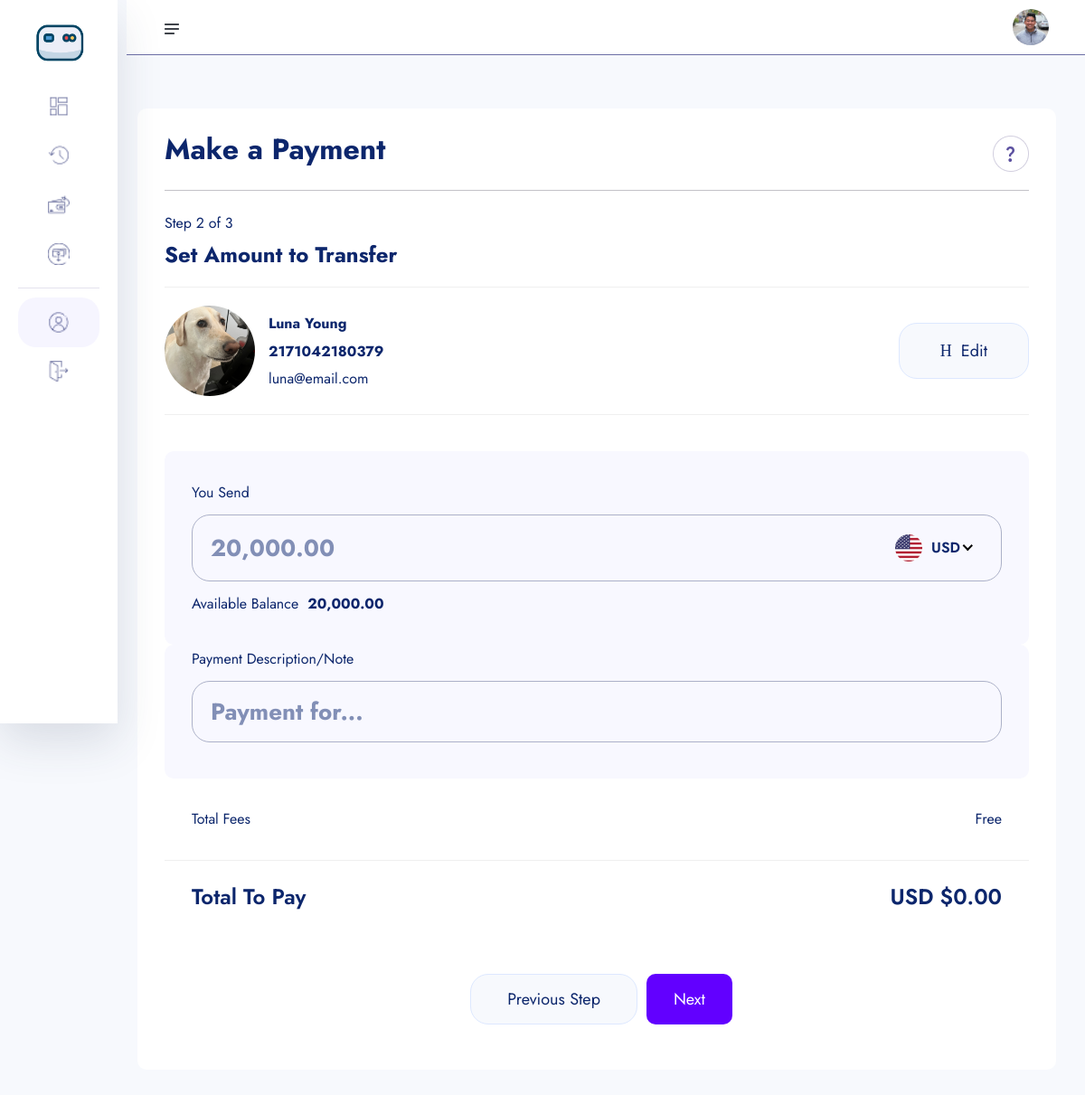
Before: /amount-transfer/2171042180379/ (signed in) with the older database file.
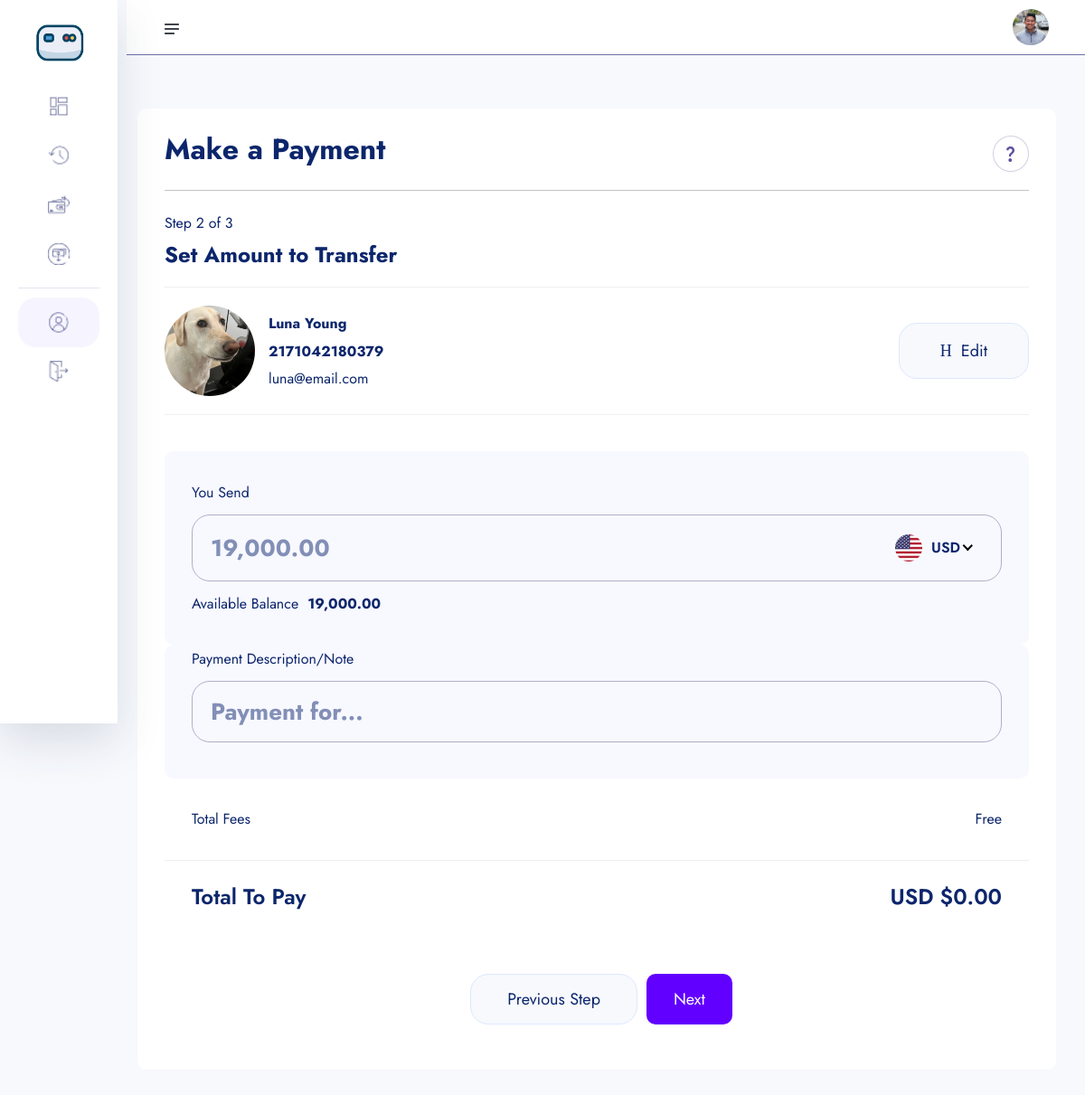
After: the same page with the newer database file.
### userauths/models.py (models this page shows, shortened)
class User(AbstractUser):
    username = models.CharField(max_length=100)
    email = models.EmailField(unique=True)
    is_staff = models.BooleanField(default=False)
    is_superuser = models.BooleanField(default=False)
    USERNAME_FIELD = 'email'
    REQUIRED_FIELDS = ['username']

### account/models.py (models this page shows, shortened)
class Account(models.Model):
    id = models.UUIDField(primary_key=True, unique=True, default=uuid.uuid4, editable=False)
    user = models.OneToOneField(User, on_delete=models.CASCADE)
    account_balance = models.DecimalField(max_digits=12, decimal_places=2, default=0.00)
    account_number = ShortUUIDField(unique=True, length=10, max_length=25, prefix="217", alphabet="1234567890")
    account_id = ShortUUIDField(unique=True, length=7, max_length=25, prefix="SAY", alphabet="1234567890")
    pin_number = ShortUUIDField(unique=True, length=4, max_length=7, alphabet="1234567890")
    ref_code = ShortUUIDField(unique=True, length=10, max_length=10, alphabet="abcdefgh1234567890")
    account_status = models.CharField(max_length=100, choices=ACCOUNT_STATUS, default="active")
    date = models.DateTimeField(auto_now_add=True)
    kyc_submitted = models.BooleanField(default=False)
    kyc_confirmed = models.BooleanField(default=False)
    recommended_by = models.ForeignKey(User, on_delete=models.DO_NOTHING, blank=True, null=True, related_name="recommended_by")
    class Meta:
        ordering = ['-date']

class KYC(models.Model):
    id = models.UUIDField(primary_key=True, unique=True, default=uuid.uuid4, editable=False)
    user = models.OneToOneField(User, on_delete=models.CASCADE)
    account = models.OneToOneField(Account, on_delete=models.CASCADE, null=True, blank=True)
    full_name = models.CharField(max_length=1000)
    image = models.ImageField(upload_to="kyc", default="default.jpg")
    marital_status = models.CharField(choices=MARITAL_STATUS, max_length=40)
    gender = models.CharField(choices=GENDER, max_length=40)
    identity_type = models.CharField(choices=IDENTITY_TYPE, max_length=140)
    identity_image = models.ImageField(upload_to="kyc", null=True, blank=True)
    date_of_birth = models.DateTimeField(auto_now_add=False)
    signature = models.ImageField(upload_to="kyc")
    country = models.CharField(max_length=100)
    state = models.CharField(max_length=100)
    city = models.CharField(max_length=100)
    mobile = models.CharField(max_length=1000)
    fax = models.CharField(max_length=1000)
    date = models.DateTimeField(auto_now_add=True)

### main_app/transfer.py (the view)
# urls.py: path("amount-transfer/<account_number>/", transfer.amount_transfer, name='amount-transfer'),
def amount_transfer(request, account_number):
    try:
        account = Account.objects.get(account_number=account_number)
    except:
        messages.warning(request, "Account does not exist.")
        return redirect("main_app:search-acct")
    context = {
        "account" : account,
    }
    return render(request, "transfer/amount-transfer.html", context)

### templates/transfer/amount-transfer.html (shortened to what this page needs)
{% extends "partials/dashboard-base.html" %}
{% load static %}
{% load humanize %}
{% block content %}
    <section class="dashboard-section body-collapse pay step step-2">
        <div class="overlay pt-120">
            <div class="container-fluid">
                <div class="main-content">
                    <div class="head-area d-flex align-items-center justify-content-between">
                        <h4>Make a Payment</h4>
                        <div class="icon-area">
                            <img src="{% static 'assets/images/icon/support-icon.png' %}" alt="icon">
                        </div>
                    </div>
                    <div class="choose-recipient">
                        <div class="step-area">
                            <span class="mdr">Step 2 of 3</span>
                            <h5>Set Amount to Transfer</h5>
                        </div>
                        <div class="user-select">
                            <div class="single-user">
                                <div class="left d-flex align-items-center">
                                    <div class="img-area">
                                        <img src="{{ account.user.kyc.image.url }}" style="width: 100px; height: 100px; border-radius: 50%; object-fit: cover"  alt="image">
                                    </div>
                                    <div class="text-area">
                                        <p>{{ account.user.kyc.full_name|title }}</p>
                                        <span class="mdr"><b>{{ account.account_number }}</b></span><br>
                                        <span class="mdr">{{ account.user.email }}</span>
                                    </div>
                                </div>
                                <div class="right">
                                    <a href="{% url "main_app:search-acct" %}">
                                        <i class="icon-h-edit"></i>
                                        Edit
                                    </a>
                                </div>
                            </div>
                        </div>
                    </div>
                    <form action={% url "main_app:amount-transfer-process" account.account_number %}  method="POST">
                        <div class="send-banance">
                            <span class="mdr">You Send</span>
                            <div class="input-area">
                                <input class="xxlr" id="amount-send" name="amount-send" onkeyup="calculateBalance()" placeholder="{{request.user.account.account_balance|intcomma}}" type="number">
                            </div>
                            <p>Available Balance<b>{{request.user.account.account_balance|intcomma}}</b></p>
                        </div>
                        <div class="send-banance pt-0 mt-0">
                            <span class="mdr">Payment Description/Note</span>
                            <div class="input-area">
                                <input class="xxlr" name="description" onkeyup="calculateBalance()" placeholder="Payment for..." type="text">
                            </div>
                        </div>
                        <ul class="total-fees">
                            <li>Total Fees</li>
                            <li>Free</li>
                        </ul>
                        <ul class="total-fees pay">
                            <li><h5>Total To Pay</h5></li>
                            <li><h5 id="total-to-pay">USD $0.00</h5></li>
                        </ul>
                        <div class="footer-area mt-40">
                            <a href="pay-step-1.html">Previous Step</a>
                            <button type="submit" style="padding: 10px 30px; border-radius: 10px; background: rgb(98, 0, 255); color: #fff" class="active">Next</button>
                        </div>
                    </form>
                </div>
            </div>
        </div>
    </section>
{% endblock content %}

### templates/partials/dashboard-base.html (shortened to what the changed rows need)
{% load static %}
<!doctype html>
<html lang="en">
<head>
    <link rel="stylesheet" href="{% static 'assets1/css/bootstrap.min.css' %}">
    <link rel="stylesheet" href="{% static 'assets1/css/fontawesome.min.css' %}">
    <link rel="stylesheet" href="{% static 'assets1/css/jquery-ui.css' %}">
    <link rel="stylesheet" href="{% static 'assets1/css/plugin/apexcharts.css' %}">
    <link rel="stylesheet" href="{% static 'assets1/css/plugin/nice-select.css' %}">
    <link rel="stylesheet" href="{% static 'assets1/css/arafat-font.css' %}">
    <link rel="stylesheet" href="{% static 'assets1/css/plugin/animate.css' %}">
    <link rel="stylesheet" href="{% static 'assets1/css/style.css' %}">
</head>
<body>
    <header class="header-section body-collapse">
        <div class="overlay">
            <div class="container-fluid">
                <div class="row d-flex header-area">
                    <div class="navbar-area d-flex align-items-center justify-content-between">
                        <div class="dashboard-nav">
                            <div class="single-item user-area">
                                <div class="profile-area d-flex align-items-center">
                                    <span class="user-profile">
                                        <img style="width: 40px; height: 40px; border-radius: 50%; object-fit: cover" src="{{ user.kyc.image.url }}" alt="User">
                                    </span>
                                </div>
                            </div>
                        </div>
                    </div>
                </div>
            </div>
        </div>
    </header>
{% block content %}
{% endblock content %}
    </body>
</html>

Changed rows visible on the page:
changed through a linked row, User: amount-send "20,000.00" → "19,000.00"; user.account.account_balance "20,000.00" → "19,000.00"
